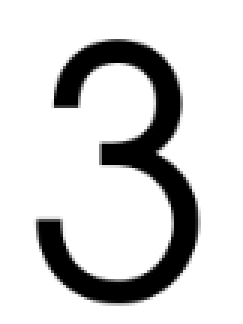
#> input picture W10LabData/template.png, 81 x 108 px (shown 3 times larger)
$ python COMP3419-W10-Lab-Template-Matching.py
#> lines starting #> are read from the running program, lines starting #| are printed output that depends on the picture; after the words box and inside, x2 and y2 are one past the last pixel; in counts of white or black regions, pixels touching at a corner belong together
# Importing Libraries
import numpy as np
from imageio import imread
from matplotlib import pyplot as plt
import warnings
warnings.filterwarnings("ignore")

# Load template and apply necessary preprocessing
template = imread('./W10LabData/template.png', pilmode='L')
#> template is the input picture: shape (108, 81); min 0, max 255, mean 210.5
template = 255 -  template # reverse the grayscale color
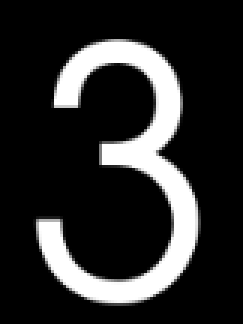
#> template: shape (108, 81) (shown 3 times larger); min 0, max 255, mean 44.5

# binarize pixels
template[template < 128] = 0
template[127 < template] = 255
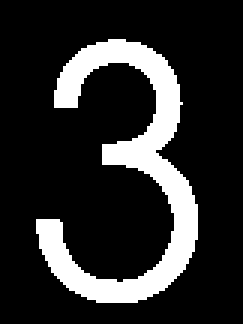
#> template: shape (108, 81) (shown 3 times larger); 17.3% white; 1 white region, box (x1, y1, x2, y2) and area: (12, 13, 66, 101) 1516

print(f"Template's Shape:     {template.shape}") # (row, col) OR (height, width) OR (108, 81)
#| Template's Shape:     (108, 81)
print(f"Template's Unique:    {np.unique(template)}") # print unique elements of template
#| Template's Unique:    [  0 255]
# plt.imshow(template, cmap='gray')
# plt.show()

# Load input image and apply necessary preprocessing
input_img = imread('./W10LabData/input.png', pilmode='L')
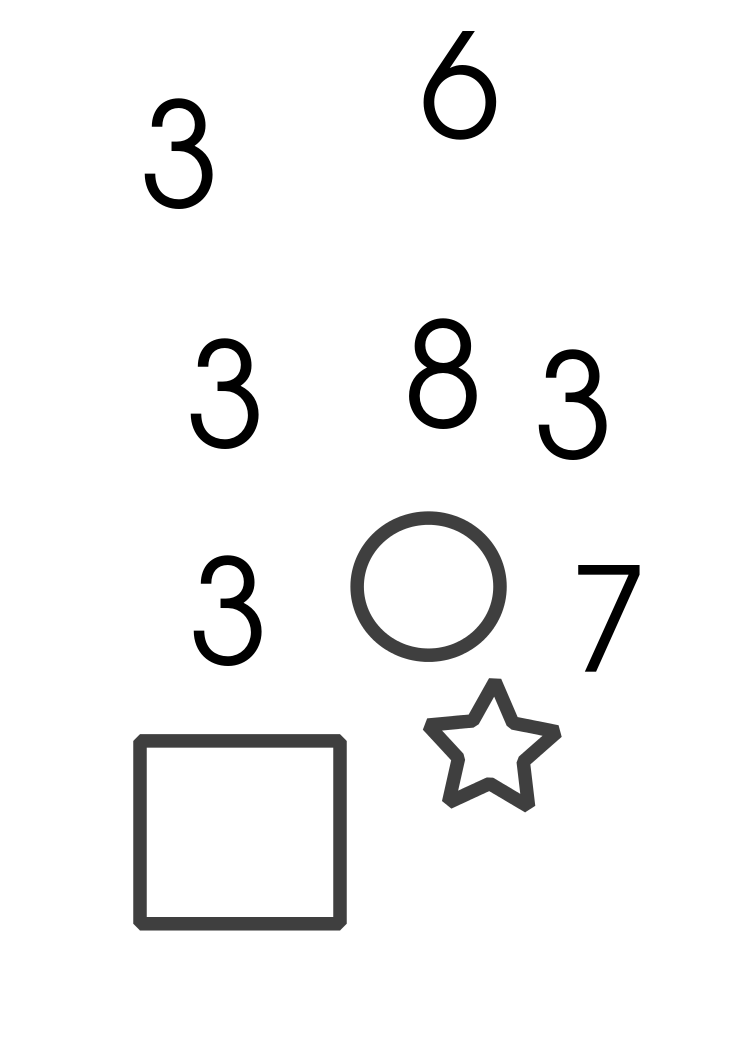
#> input picture W10LabData/input.png, 745 x 1053 px
#> input_img is the input picture: shape (1053, 745); min 0, max 255, mean 244.1
input_img[input_img < 128] = 0
input_img[127 < input_img] = 255
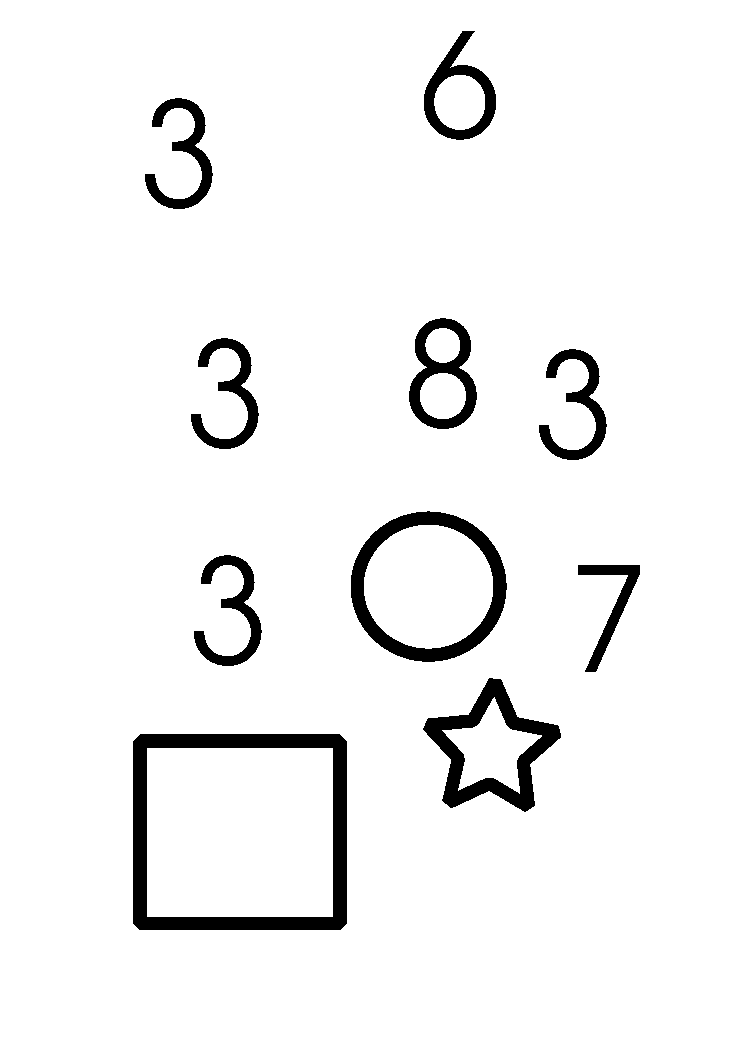
#> input_img: shape (1053, 745); 95.1% white; 10 black regions, largest, box (x1, y1, x2, y2) and area: (133, 734, 347, 930) 10412, (351, 511, 507, 662) 5809, (423, 678, 561, 812) 5585
input_img = 255 - input_img

# print(input_img)
print(f"Input Image's Shape:  {input_img.shape}")
#| Input Image's Shape:  (1053, 745)
print(f"Input Image's Unique: {np.unique(input_img)}")
#| Input Image's Unique: [  0 255]

# plt.imshow(input_img, cmap='gray')
# plt.show()

print("Saving template data into a file")

file = open("template", "w")
for row in range(template.shape[0]):
    for col in range(template.shape[1]):
        file.write(str(template[row, col]) + " ")
    file.write("\n")

file.close()

print("Saving input image data into a file")

file = open("input_image", "w")
for row in range(input_img.shape[0]):
    for col in range(input_img.shape[1]):
        file.write(str(input_img[row, col]) + " ")
    file.write("\n")

file.close()


number_of_width = input_img.shape[0] - template.shape[0] + 1
#> number_of_width = 946
number_of_col = input_img.shape[1] - template.shape[1] + 1
#> number_of_col = 665
print(f"Dimension of SSD Map: {number_of_width, number_of_col}")
#| Dimension of SSD Map: (946, 665)


print("Running another file with GPU to generate SSD Map")
print("Python main file will sleep for 10 seconds")
# Use other file to get the ssd map
import os
cmd = 'nvcc ssd.cu -o ssd'
os.system(cmd)
cmd = './ssd'
os.system(cmd)

from time import sleep
sleep(10) # sleep for 15 seconds to let the ssd.cu file generate the ssd_map


print("Generating SSD Map successful")
print("Reading from file")

# get the ssd_map
ssd_map = np.zeros((number_of_width, number_of_col))
#> (the run stopped early here; a loop or call above may not have finished)
